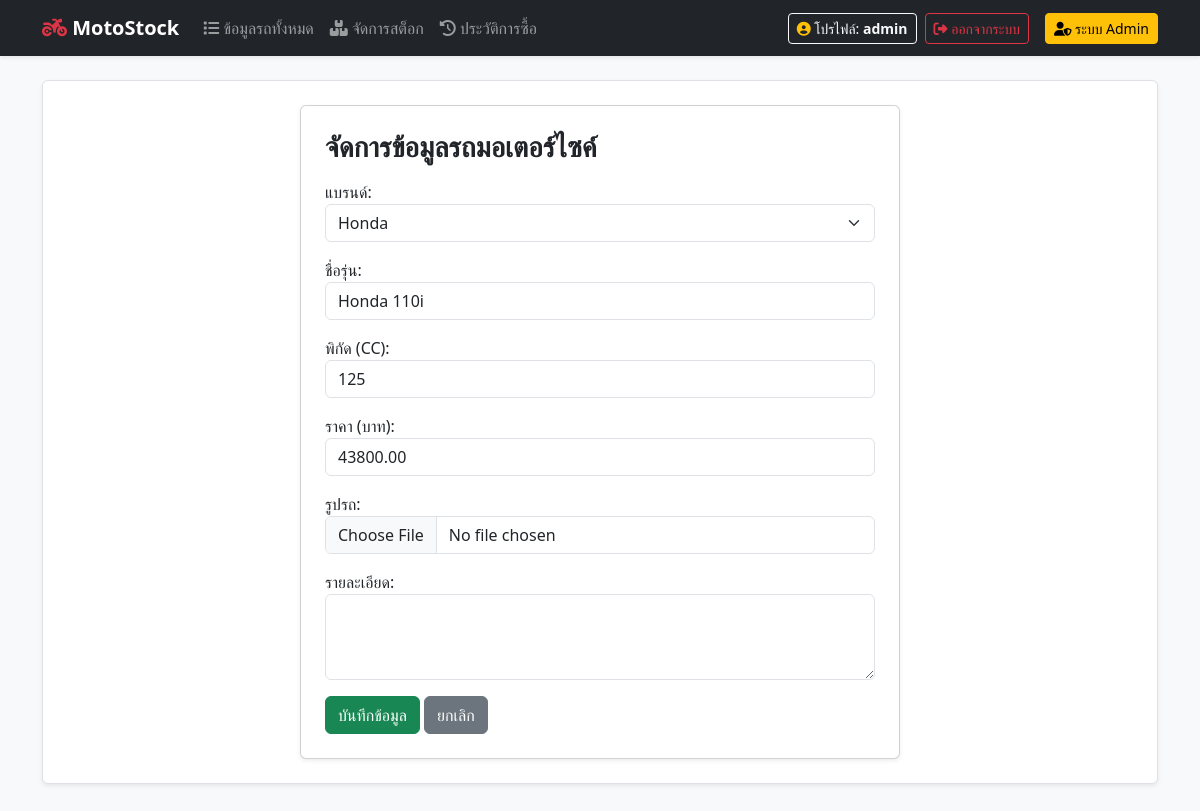
/bikes/1/edit/ (signed in), run on the app's committed database.
### showroom/models.py (models this page shows, shortened)
class Motorcycle(models.Model):
    BRAND_CHOICES = [
        ('Honda', 'Honda'),
        ('Kawasaki', 'Kawasaki'),
        ('Yamaha', 'Yamaha'),
        ('KTM', 'KTM'),
        ('Other', 'Other')
    ]
    brand = models.CharField(max_length=50, choices=BRAND_CHOICES, verbose_name='แบรนด์')
    model_name = models.CharField(max_length=200, verbose_name='ชื่อรุ่น')
    engine_cc = models.IntegerField(verbose_name='พิกัด (CC)')
    price = models.DecimalField(max_digits=10, decimal_places=2, verbose_name='ราคา (บาท)')
    image = models.ImageField(upload_to='bikes/', blank=True, null=True, verbose_name='รูปรถ')
    description = models.TextField(blank=True, verbose_name='รายละเอียด')

### showroom/views.py (the view)
# urls.py: path('bikes/<int:pk>/edit/', views.bike_update, name='bike_update'),
@user_passes_test(is_staff_user, login_url='login')
def bike_update(request, pk):
    bike = get_object_or_404(Motorcycle, pk=pk)
    form = MotorcycleForm(request.POST or None, request.FILES or None, instance=bike)
    if form.is_valid():
        form.save()
        messages.success(request, 'แก้ไขข้อมูลรถสำเร็จ!')
        return redirect('bike_list')
    return render(request, 'showroom/bike_form.html', {'form': form})

### showroom/forms.py
class MotorcycleForm(forms.ModelForm):
    class Meta:
        model = Motorcycle
        fields = ['brand', 'model_name', 'engine_cc', 'price', 'image', 'description']
        labels = {
            'brand': 'แบรนด์',
            'model_name': 'ชื่อรุ่น',
            'engine_cc': 'พิกัด (CC)',
            'price': 'ราคา (บาท)',
            'image': 'รูปรถ',
            'description': 'รายละเอียด'
        }
        widgets = {
            'brand': forms.Select(attrs={'class': 'form-select'}),
            'model_name': forms.TextInput(attrs={'class': 'form-control', 'placeholder': 'เช่น Wave 110i'}),
            'engine_cc': forms.NumberInput(attrs={'class': 'form-control', 'placeholder': 'เช่น 110'}),
            'price': forms.NumberInput(attrs={'class': 'form-control', 'placeholder': 'เช่น 45000'}),
            'image': forms.FileInput(attrs={'class': 'form-control'}),
            'description': forms.Textarea(attrs={'class': 'form-control', 'rows': 3}),
        }

### showroom/views.py (called while the page is built)
def is_staff_user(user):
    return user.is_authenticated and user.is_staff

### showroom/templates/showroom/bike_form.html (shortened to what this page needs)
{% extends 'showroom/base.html' %}
{% block content %}
<div class="card p-4 shadow-sm mx-auto" style="max-width: 600px;">
    <h3 class="fw-bold mb-3">จัดการข้อมูลรถมอเตอร์ไซค์</h3>
    <form method="post" enctype="multipart/form-data">
        {{ form.as_p }}
        <div class="mt-3">
            <button type="submit" class="btn btn-success">บันทึกข้อมูล</button>
            <a href="{% url 'bike_list' %}" class="btn btn-secondary">ยกเลิก</a>
        </div>
    </form>
</div>
{% endblock %}

### showroom/templates/showroom/base.html (shortened to what this page needs)
<!DOCTYPE html>
<html lang="th">
<head>
    <link href="https://cdn.jsdelivr.net/npm/bootstrap@5.3.0/dist/css/bootstrap.min.css" rel="stylesheet">
    <link rel="stylesheet" href="https://cdnjs.cloudflare.com/ajax/libs/font-awesome/6.4.0/css/all.min.css">
</head>
<body class="bg-light">
    <nav class="navbar navbar-expand-lg navbar-dark bg-dark shadow-sm">
        <div class="container">
            <a class="navbar-brand fw-bold" href="{% url 'home' %}">
                <i class="fa-solid fa-motorcycle text-danger"></i> MotoStock
            </a>
            <div class="collapse navbar-collapse" id="navbarNav">
                <ul class="navbar-nav me-auto mb-2 mb-lg-0">
                    <li class="nav-item">
                        <a class="nav-link" href="{% url 'bike_list' %}"><i class="fa-solid fa-list"></i> ข้อมูลรถทั้งหมด</a>
                    </li>
                    <li class="nav-item">
                        <a class="nav-link" href="{% url 'inventory_list' %}"><i class="fa-solid fa-boxes-stacked"></i> จัดการสต็อก</a>
                    </li>
                    {% if user.is_authenticated %}
                    <li class="nav-item">
                        <a class="nav-link" href="{% url 'order_history' %}"><i class="fa-solid fa-clock-rotate-left"></i> ประวัติการซื้อ</a>
                    </li>
                    {% endif %}
                </ul>
                <ul class="navbar-nav ms-auto align-items-center gap-2">
                    {% if user.is_authenticated %}
                        <li class="nav-item">
                            <a href="{% url 'profile' %}" class="btn btn-outline-light btn-sm">
                                <i class="fa-solid fa-circle-user text-warning"></i> โปรไฟล์: <strong>{{ user.username }}</strong>
                            </a>
                        </li>
                        <li class="nav-item">
                            <a href="{% url 'logout' %}" class="btn btn-outline-danger btn-sm">
                                <i class="fa-solid fa-right-from-bracket"></i> ออกจากระบบ
                            </a>
                        </li>
                    {% endif %}
                    {% if user.is_staff %}
                    <li class="nav-item ms-lg-2">
                        <a class="btn btn-warning btn-sm" href="{% url 'admin:index' %}" target="_blank">
                            <i class="fa-solid fa-user-shield"></i> ระบบ Admin
                        </a>
                    </li>
                    {% endif %}
                </ul>
            </div>
        </div>
    </nav>
    <div class="container mt-4 mb-5">
        <div class="bg-white p-4 rounded shadow-sm border">
            {% block content %}{% endblock %}
        </div>
    </div>
</body>
</html>

### data on the page
Motorcycle: brand "Honda", model_name "Honda 110i", engine_cc "125", price "43800.00"

### other printed values
{{ user.username }} "admin"
